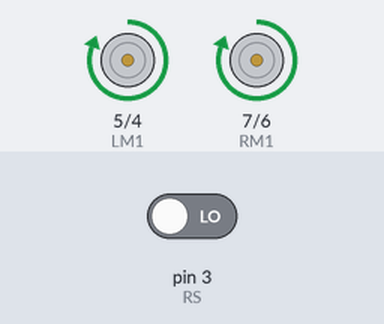
This sketch was run on a simulated Arduino Uno, built with avr-gcc and run on an emulated ATmega328P. Shown: motor-driver pin pairs drawn as motors (green arrow = first pin HIGH = forward, orange = second pin HIGH = backward, longer = more drive). The test bench sets the inputs (shaded band); at power-on: pin 3 (RS) LOW. What the sketch prints to the serial monitor is not drawn.

Above: at 2.2 s.
2.3 s: pin 3 (RS) driven HIGH
At 3.4 s:
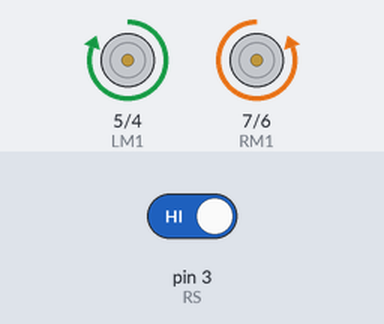
7.7 s: pin 3 (RS) driven LOW
At 8.7 s:
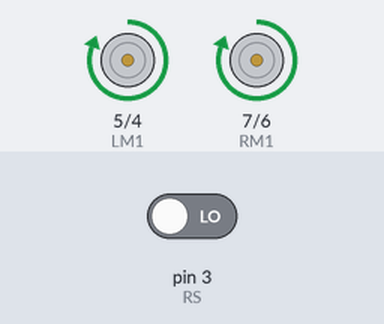
Timing chart, 0 to 10.2 s (numbered marks = the images above; inputs shaded):
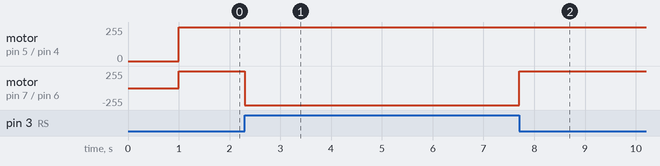

The sketch:

Bluetooth_controlled_car.ino
```cpp
#include <SoftwareSerial.h>

const int LS = 2; // left sensor
const int RS =  3; // right sensor
const int LM1 = 5; // left motor M1a
const int LM2 =  4; // left motor M2a
const int RM1 = 7; // right motor M2a
const int RM2 = 6; // right motor M2b

// Bluetooth
SoftwareSerial BT1(4, 2);
String command = "";
void setup()
{
pinMode(LS, INPUT);
pinMode(RS, INPUT);
pinMode(LM1, OUTPUT);
pinMode(LM2, OUTPUT);
pinMode(RM1, OUTPUT);
pinMode(RM2, OUTPUT);

// Bluetooth

Serial.begin(9600);
BT1.begin(9600);
delay(1000);
Serial.println("Configuracion bluetooth");

}
void loop()
{
  // Bluetooth

if (BT1.available()>0){
command = BT1.readString();
Serial.println(command);

}

if (Serial.available()>0){

String S = Serial.readStringUntil('\n');

Serial.println("---> " + S);

BT1.print(S);

BT1.print('\n');

Serial.println("");
}


if(digitalRead(LS)&& digitalRead(RS)) // Finish line, stop both the motors
{
digitalWrite(LM1, LOW);
digitalWrite(LM2, LOW);
digitalWrite(RM1, LOW);
digitalWrite(RM2, LOW);
}
if(digitalRead(LS) && !(digitalRead(RS))) // turn left by rotationg left motors in forward and right ones in backward direction
{
digitalWrite(LM1, LOW);
digitalWrite(LM2, HIGH);
digitalWrite(RM1, HIGH);
digitalWrite(RM2, LOW);
}
if(!(digitalRead(LS)) && digitalRead(RS)) // Turn right by rotating right motors in forward and left ones in backward direction
{
digitalWrite(LM1, HIGH);
digitalWrite(LM2, LOW);
digitalWrite(RM1, LOW);
digitalWrite(RM2, HIGH);
}


if(!(digitalRead(LS)) && !(digitalRead(RS))) // Move Forward on line
{
digitalWrite(LM1, HIGH);
digitalWrite(LM2, LOW);
digitalWrite(RM1, HIGH);
digitalWrite(RM2, LOW);
}
}
```

Measured:
- after the input at 2.3 s, motor on pin 7 (RM1) / pin 6 (RM2): forward 255/255 → backward 255/255 at once
- after the input at 7.7 s, motor on pin 7 (RM1) / pin 6 (RM2): backward 255/255 → forward 255/255 at once
